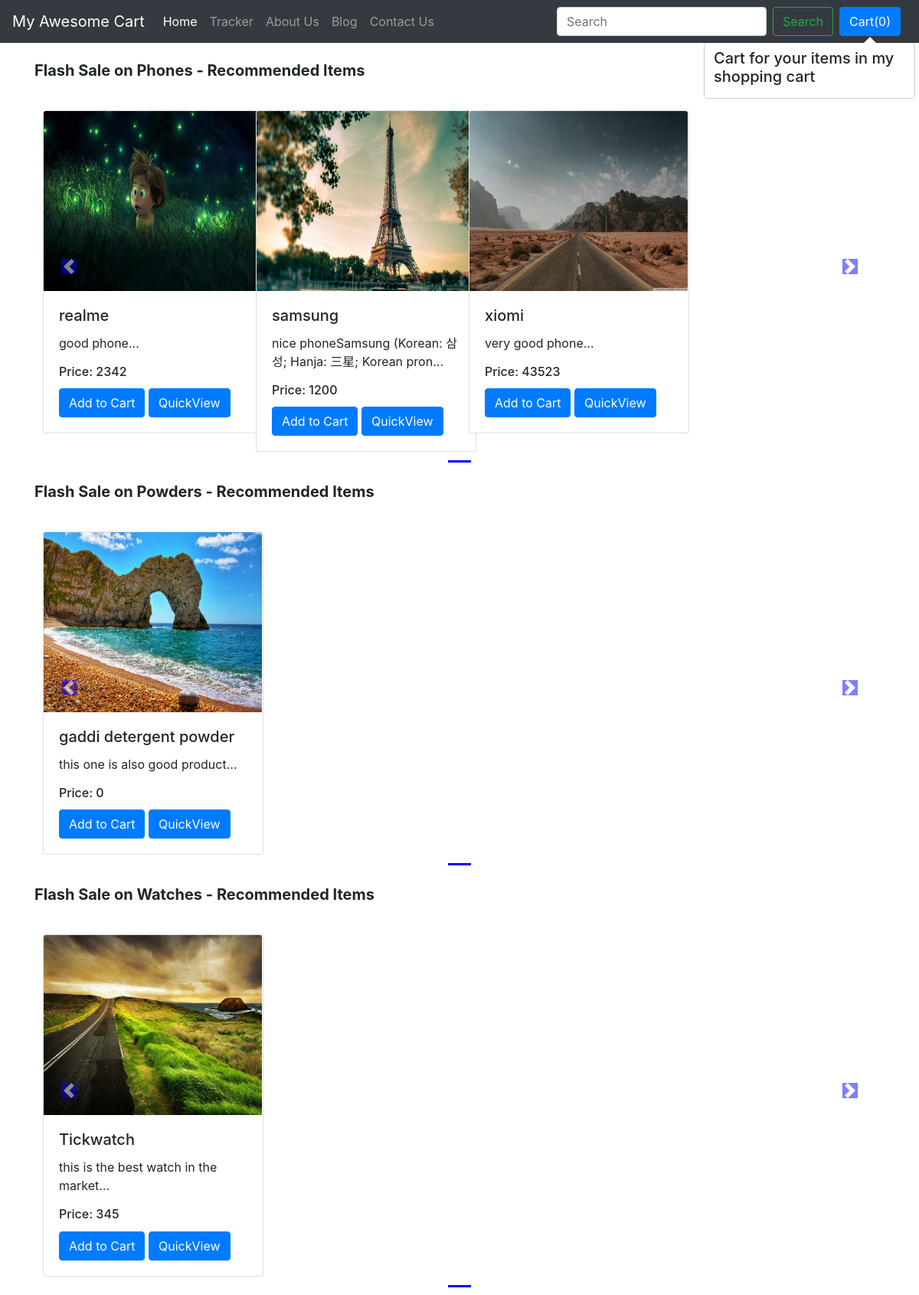
The app's page /shop/ with its own data.
### shop/models.py (models this page shows, shortened)
class Product(models.Model):
    product_id = models.AutoField
    product_name = models.CharField(max_length=50)
    category = models.CharField(max_length=50, default="")
    subcategory = models.CharField(max_length=50, default="")
    price = models.IntegerField(default=0)
    desc = models.CharField(max_length=300)
    pub_date = models.DateField()
    image = models.ImageField(upload_to="shop/images", default="")

### shop/views.py (the view)
# urls.py: path('', views.index, name='blogHome'),
def index(request):
    allProds = []
    catprods = Product.objects.values('category', 'id')
    cats = {item['category'] for item in catprods}
    for cat in cats:
        prod = Product.objects.filter(category=cat)
        n = len(prod)
        nSlides = n // 4 + ceil((n / 4) - (n // 4))
        allProds.append([prod, range(1, nSlides), nSlides])
    params = {'allProds':allProds}
    return render(request, 'shop/index.html', params)

### shop/templates/shop/index.html (shortened to what this page needs)
{% extends 'shop/basic.html' %}
{% block body %}
{% load static %}
<div class="container">
  {% for product, range, nSlides in allProds %}
  <h5 class="my-4"><b>Flash Sale on {{ product.0.category }} - Recommended Items</b></h5>
  <div class="row">
    <div id="demo{{ forloop.counter }}" class="col carousel slide my-3" data-ride="carousel">
      <ul class="carousel-indicators">
        <li data-target="#demo{{ forloop.counter }}" data-slide-to="0" class="active"></li>
      </ul>
      <div class="container carousel-inner no-padding">
        <div class="carousel-item active">
          {% for i in product %}
          <div class="col-xs-3 col-sm-3 col-md-3">
            <div class="card align-item-center" style="width: 18rem;">
              <img src='/media/{{ i.image }}' class="card-img-top" alt="...">
              <div class="card-body">
                <h5 class="card-title" id="namepr{{ i.id }}">{{ i.product_name }}</h5>
                <p class="card-text">{{ i.desc|slice:'0:53' }}...</p>
                <h6 class="card-title">Price: <span id="pricepr{{i.id}}">{{i.price}}</span></h6>
                <span id="divpr{{ i.id }}" class="divpr">
                  <button id="pr{{ i.id }}" class="btn btn-primary cart">Add to Cart</button>
                </span>
                <a href="/shop/products/{{ i.id }}"><button id="qv{{ i.id }}"
                    class="btn btn-primary">QuickView</button></a>
              </div>
            </div>
          </div>
          {% endfor %}
        </div>
      </div>
    </div>
    <a class="carousel-control-prev" href="#demo{{ forloop.counter }}" data-slide="prev">
      <span class="carousel-control-prev-icon"></span>
    </a>
    <a class="carousel-control-next" href="#demo{{ forloop.counter }}" data-slide="next">
      <span class="carousel-control-next-icon"></span>
    </a>
  </div>
  {% endfor %}
</div>
{% endblock %}

### shop/templates/shop/basic.html (shortened to what this page needs)
<!doctype html>
<html lang="en">
<head>
    <link rel="stylesheet" href="https://stackpath.bootstrapcdn.com/bootstrap/4.2.1/css/bootstrap.min.css"
>
</head>
<body>
    <nav class="navbar navbar-expand-lg sticky-top navbar-dark bg-dark">
        <a class="navbar-brand" href="/shop">My Awesome Cart</a>
        <div class="collapse navbar-collapse" id="navbarSupportedContent">
            <ul class="navbar-nav mr-auto">
                <li class="nav-item active">
                    <a class="nav-link" href="/shop">Home <span class="sr-only">(current)</span></a>
                </li>
                <li class="nav-item">
                    <a class="nav-link" href="/shop/tracker">Tracker</a>
                </li>
                <li class="nav-item">
                    <a class="nav-link" href="/shop/about">About Us</a>
                </li>
                <li class="nav-item">
                    <a class="nav-link" href="/blog">Blog</a>
                </li>
                <li class="nav-item">
                    <a class="nav-link" href="/shop/contact">Contact Us</a>
                </li>
            </ul>
            <form class="form-inline my-2 my-lg-0" method="get", action="/shop/search/">
                <input class="form-control mr-sm-2" type="search" placeholder="Search" aria-label="Search" name="search" id="search">
                <button class="btn btn-outline-success my-2 my-sm-0" type="submit">Search</button>
            </form>
            <button type="button" class="btn btn-primary mx-2" id="popcart" data-html="true" data-container="body"
                data-toggle="popover" data-placement="bottom"
                data-content="Vivamus sagittis lacus vel augue laoreet rutrum faucibus.">
                Cart(<span id="cart">0</span>)
            </button>
        </div>
    </nav>
    {% block body %} {% endblock %}
</body>
</html>

### shop/templates/shop/index.html (style rules this page uses)
.col-md-3 { display: inline-block; margin-left: -4px; }
.carousel-indicators .active { background-color: blue; }
.col-md-3 img { width: 285px; height: 235px; }
body .carousel-indicators { bottom: -40px; }
.carousel-indicators li { background-color: #7270fc; }
body .carousel-control-prev-icon, body .carousel-control-next-icon { background-color: blue; }
.carousel-control-prev, .carousel-control-next { top: auto; bottom: auto; padding-top: 210px; }
body .no-padding { padding-left: 0; padding-right: 0; }

### records on screen
Product: category "Phones", image (picture), product_name "realme", desc "good phone", price "2342"
Product: image (picture), product_name "samsung", desc "nice phoneSamsung (Korean: 삼성; Hanja: 三星; Korean pron", price "1200"
Product: image (picture), product_name "xiomi", desc "very good phone", price "43523"
Product: category "Powders", image (picture), product_name "gaddi detergent powder", desc "this one is also good product", price "0"
Product: category "Watches", image (picture), product_name "Tickwatch", desc "this is the best watch in the market", price "345"
